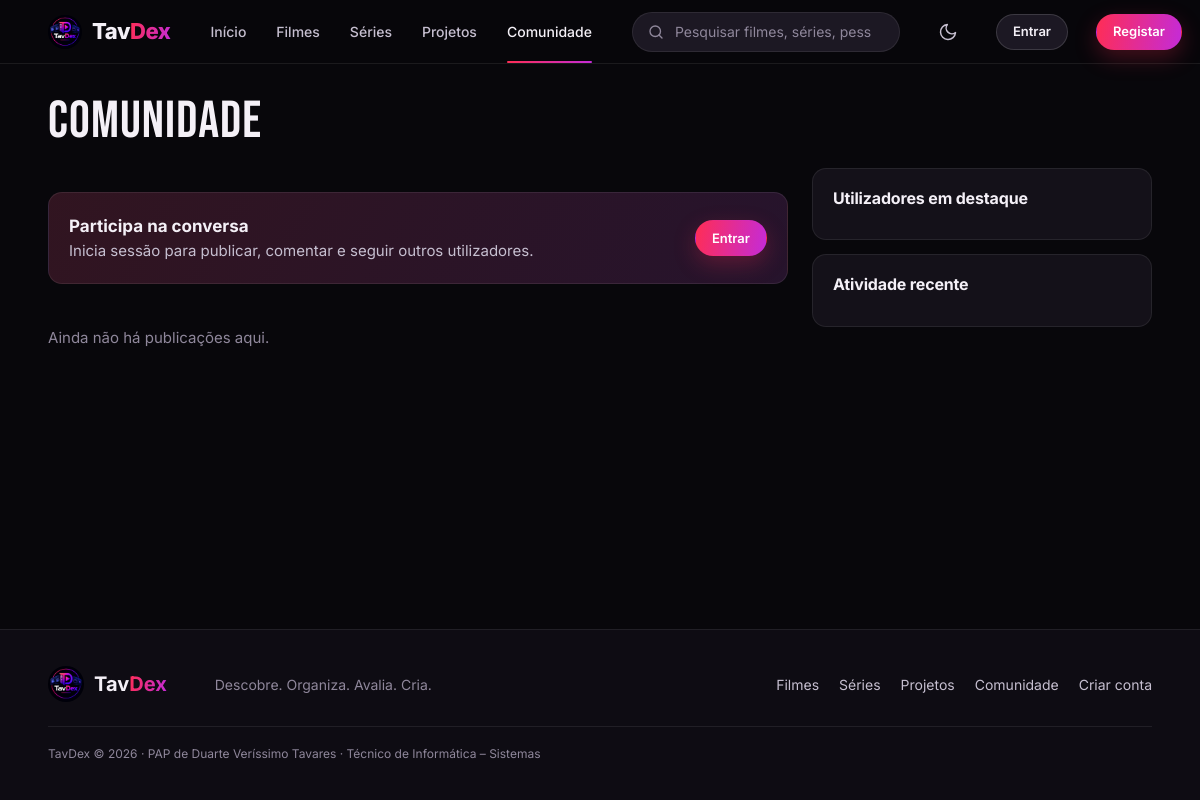
The page /comunidade.php on the database as committed earlier.
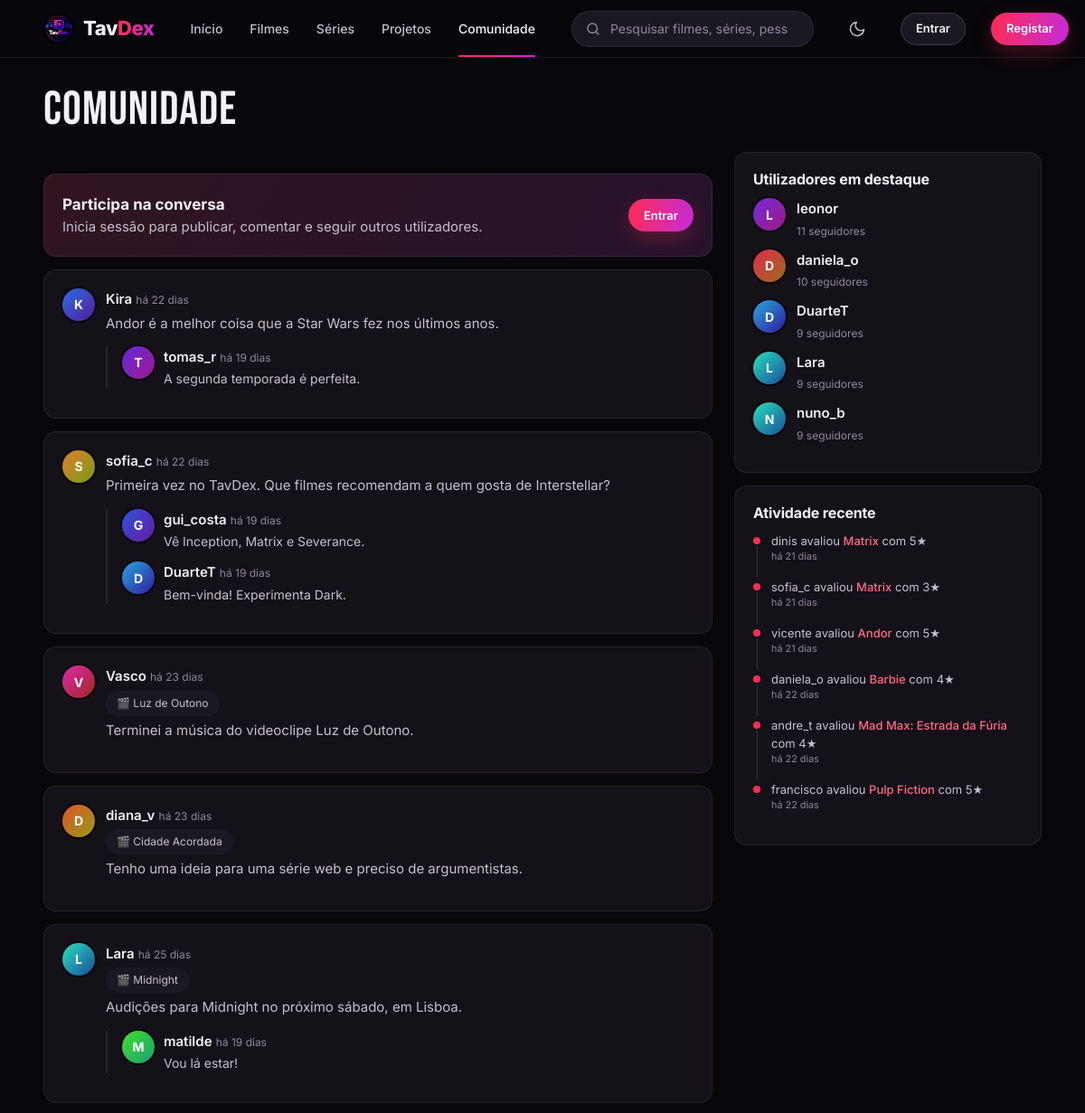
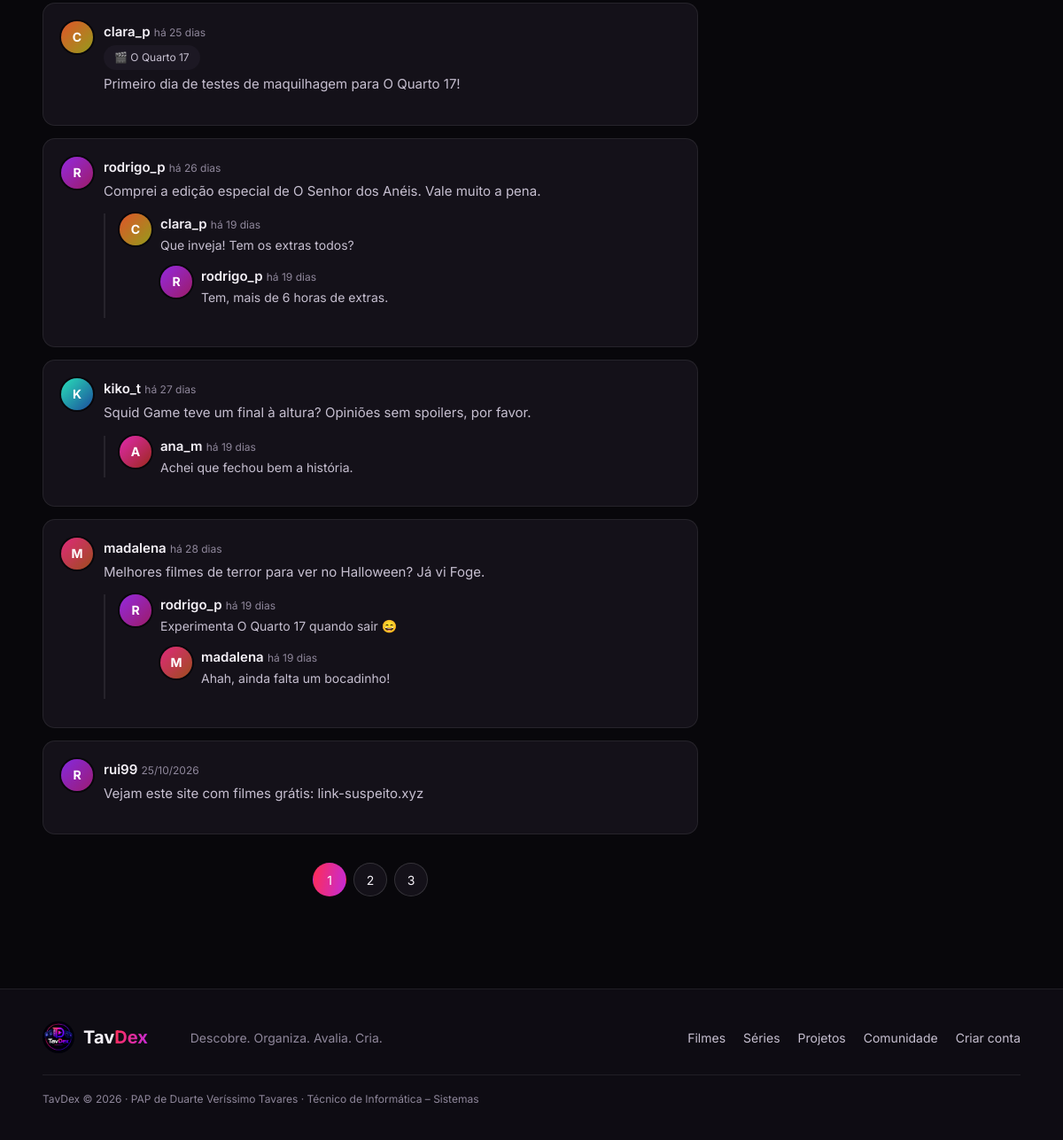
The same page on the database as committed later (2 pictures, top to bottom).
### tables this page shows
CREATE TABLE publicacoes (
    id INT AUTO_INCREMENT PRIMARY KEY,
    utilizador_id INT NOT NULL,
    texto VARCHAR(1000) NOT NULL,
    projeto_id INT NULL,
    criado_em TIMESTAMP NOT NULL DEFAULT CURRENT_TIMESTAMP,
    FOREIGN KEY (utilizador_id) REFERENCES utilizadores(id) ON DELETE CASCADE,
    FOREIGN KEY (projeto_id) REFERENCES projetos(id) ON DELETE CASCADE
);

CREATE TABLE utilizadores (
    id INT AUTO_INCREMENT PRIMARY KEY,
    nome VARCHAR(20) NOT NULL UNIQUE,
    email VARCHAR(120) NOT NULL UNIQUE,
    password_hash VARCHAR(255) NOT NULL,
    bio VARCHAR(160) NOT NULL DEFAULT '',
    localizacao VARCHAR(40) NOT NULL DEFAULT '',
    cor SMALLINT NOT NULL DEFAULT 330,               
    papel ENUM('utilizador','admin') NOT NULL DEFAULT 'utilizador',
    bloqueado BOOLEAN NOT NULL DEFAULT 0,
    notif_email BOOLEAN NOT NULL DEFAULT 0,           
    criado_em TIMESTAMP NOT NULL DEFAULT CURRENT_TIMESTAMP
);

CREATE TABLE comentarios (
    id INT AUTO_INCREMENT PRIMARY KEY,
    publicacao_id INT NOT NULL,
    utilizador_id INT NOT NULL,
    pai_id INT NULL,
    texto VARCHAR(1000) NOT NULL,
    criado_em TIMESTAMP NOT NULL DEFAULT CURRENT_TIMESTAMP,
    FOREIGN KEY (publicacao_id) REFERENCES publicacoes(id) ON DELETE CASCADE,
    FOREIGN KEY (utilizador_id) REFERENCES utilizadores(id) ON DELETE CASCADE,
    FOREIGN KEY (pai_id) REFERENCES comentarios(id) ON DELETE CASCADE
);

CREATE TABLE projetos (
    id INT AUTO_INCREMENT PRIMARY KEY,
    dono_id INT NOT NULL,
    titulo VARCHAR(100) NOT NULL,
    sinopse TEXT NOT NULL,
    tipo ENUM('Filme','Série','Curta-metragem','Documentário','Videoclipe') NOT NULL,
    genero VARCHAR(60) NOT NULL DEFAULT '',
    estado ENUM('Ideia','Recrutamento','Pré-produção','Em produção','Concluído') NOT NULL DEFAULT 'Ideia',
    criado_em TIMESTAMP NOT NULL DEFAULT CURRENT_TIMESTAMP,
    FOREIGN KEY (dono_id) REFERENCES utilizadores(id) ON DELETE CASCADE
);

CREATE TABLE avaliacoes (
    id INT AUTO_INCREMENT PRIMARY KEY,
    utilizador_id INT NOT NULL,
    titulo_id INT NOT NULL,
    nota TINYINT NOT NULL CHECK (nota BETWEEN 1 AND 5),
    review TEXT NULL,
    spoiler BOOLEAN NOT NULL DEFAULT 0,
    criado_em TIMESTAMP NOT NULL DEFAULT CURRENT_TIMESTAMP,
    editado_em DATETIME NULL,
    UNIQUE (utilizador_id, titulo_id),                
    FOREIGN KEY (utilizador_id) REFERENCES utilizadores(id) ON DELETE CASCADE,
    FOREIGN KEY (titulo_id) REFERENCES titulos(id) ON DELETE CASCADE
);

CREATE TABLE titulos (
    id INT AUTO_INCREMENT PRIMARY KEY,
    nome VARCHAR(150) NOT NULL,
    tipo ENUM('filme','serie') NOT NULL,
    ano SMALLINT NOT NULL,
    duracao_min SMALLINT NULL,                        
    idade VARCHAR(5) NOT NULL DEFAULT 'M/12',         
    sinopse TEXT NOT NULL,
    realizador VARCHAR(100) NOT NULL DEFAULT '',      
    cartaz VARCHAR(255) NULL,                         
    fundo VARCHAR(255) NULL,                          
    tmdb_id INT NULL,                                 
    em_curso BOOLEAN NOT NULL DEFAULT 0,              
    criado_em TIMESTAMP NOT NULL DEFAULT CURRENT_TIMESTAMP
);

### comunidade.php (the view, shortened to what the changed rows need)
<?php
require 'lib.php';
$u = eu();
$feed = $u && ($_GET['feed'] ?? '') === 'seguir' ? 'seguir' : 'todos';
$where = $feed === 'seguir' ? 'WHERE p.utilizador_id IN (SELECT seguido_id FROM seguidores WHERE seguidor_id = ?) OR p.utilizador_id = ?' : '';
[$publicacoes, $total_pub, $pag] = paginado("SELECT p.*, u.nome, u.cor, pr.titulo AS projeto_titulo FROM publicacoes p JOIN utilizadores u ON u.id = p.utilizador_id
                       LEFT JOIN projetos pr ON pr.id = p.projeto_id $where", $feed === 'seguir' ? [$u['id'], $u['id']] : [], 'ORDER BY criado_em DESC, id DESC', 10);
$comentarios = [];
if ($publicacoes) {
    $ids = implode(',', array_map('intval', array_column($publicacoes, 'id')));
    foreach (linhas("SELECT c.*, u.nome, u.cor FROM comentarios c JOIN utilizadores u ON u.id = c.utilizador_id WHERE c.publicacao_id IN ($ids) ORDER BY c.criado_em, c.id") as $c) {
        $comentarios[$c['publicacao_id']][] = $c;
    }
}
$atividade = linhas("SELECT u.nome, u.cor, t.nome AS alvo, t.id AS tid, a.nota, a.criado_em FROM avaliacoes a JOIN utilizadores u ON u.id = a.utilizador_id JOIN titulos t ON t.id = a.titulo_id ORDER BY a.criado_em DESC LIMIT 6");
$destaque = linhas('SELECT u.*, (SELECT COUNT(*) FROM seguidores s WHERE s.seguido_id = u.id) AS n FROM utilizadores u WHERE u.id <> ? ORDER BY n DESC, u.nome LIMIT 5', [$u['id'] ?? 0]);
$sigo = $u ? array_column(linhas('SELECT seguido_id FROM seguidores WHERE seguidor_id = ?', [$u['id']]), 'seguido_id') : [];
$meus_projetos = $u ? linhas('SELECT id, titulo FROM projetos WHERE dono_id = ? ORDER BY titulo', [$u['id']]) : [];
function denunciar(string $tipo, int $id): string
{
    if (!eu()) return '';
    return '<details class="rep-d"><summary>⚑</summary><form method="post" action="acoes.php">' . campo_csrf() .
        '<input type="hidden" name="acao" value="denunciar"><input type="hidden" name="tipo" value="' . $tipo . '"><input type="hidden" name="alvo" value="' . $id . '">' .
        '<select name="motivo"><option>Spam</option><option>Ofensivo</option><option>Spoilers</option><option>Outro</option></select><button class="btn ghost sm">Denunciar</button></form></details>';
}
function apagar_btn(string $op, array $item): string
{
    if (!eu() || ((int)$item['utilizador_id'] !== (int)eu()['id'] && !e_admin())) return '';
    return '<form method="post" class="inline" data-confirm="Apagar?">' . campo_csrf() . '<input type="hidden" name="op" value="' . $op . '"><input type="hidden" name="id" value="' . (int)$item['id'] . '"><button class="del-btn" title="Apagar">🗑</button></form>';
}
function mostrar_comentario(array $c, array $todos, int $pub): void
{ ?>
  <div class="cm" id="c<?= $c['id'] ?>"><?= avatar($c) ?><div class="cmb">
    <b><?= link_perfil($c) ?></b> <small><?= tempo($c['criado_em']) ?></small><p><?= nl2br(e($c['texto'])) ?></p>
    <?php foreach ($todos as $r) if ((int)$r['pai_id'] === (int)$c['id']) mostrar_comentario($r, $todos, $pub); ?>
  </div><span class="acts"><?= denunciar('comentario', (int)$c['id']) ?><?= apagar_btn('apagar_com', $c) ?></span></div>
<?php }
$ativo = 'Comunidade';
require 'cabecalho.php';
?>
<div class="content"><div class="left">
  <div class="ah"><h1 class="ph">Comunidade</h1><?php if ($u): ?><a class="btn ghost sm" href="chat.php">💬 Abrir chat</a><?php endif; ?></div>
  <div class="dcols"><div>
    <?php if ($u): ?>
      <form method="post" class="box form"><?= campo_csrf() ?><input type="hidden" name="op" value="publicar">
        <textarea name="texto" maxlength="1000" rows="3" placeholder="Partilha algo com a comunidade..." required></textarea>
        <?= campo_armadilha() ?>
        <div class="row2">
          <?php if ($meus_projetos): ?><select name="projeto"><option value="0">Sem projeto associado</option><?php foreach ($meus_projetos as $mp): ?><option value="<?= $mp['id'] ?>"><?= e($mp['titulo']) ?></option><?php endforeach; ?></select><?php endif; ?>
          <button class="btn primary sm">Publicar</button></div>
      </form>
      <div class="tabs links"><a class="<?= $feed === 'todos' ? 'on' : '' ?>" href="?feed=todos">Tudo</a><a class="<?= $feed === 'seguir' ? 'on' : '' ?>" href="?feed=seguir">Quem eu sigo</a></div>
    <?php else: ?>
      <div class="box cta"><div><b>Participa na conversa</b><p>Inicia sessão para publicar, comentar e seguir outros utilizadores.</p></div><a class="btn primary sm" href="login.php?voltar=comunidade.php">Entrar</a></div>
    <?php endif; ?>
    <?php if (!$publicacoes): ?><p class="empty">Ainda não há publicações aqui.</p><?php endif; ?>
    <?php foreach ($publicacoes as $p): ?>
      <article class="box post" id="pub<?= $p['id'] ?>">
        <div class="rv"><?= avatar($p) ?><div><b><?= link_perfil($p) ?></b> <small><?= tempo($p['criado_em']) ?></small>
          <?php if ($p['projeto_titulo']): ?><br><a class="tg" href="projeto.php?id=<?= $p['projeto_id'] ?>">🎬 <?= e($p['projeto_titulo']) ?></a><?php endif; ?>
          <p><?= nl2br(e($p['texto'])) ?></p></div>
          <span class="acts"><?= denunciar('publicacao', (int)$p['id']) ?><?= apagar_btn('apagar_pub', $p) ?></span></div>
        <div class="cms">
          <?php foreach ($comentarios[$p['id']] ?? [] as $c) if (!$c['pai_id']) mostrar_comentario($c, $comentarios[$p['id']], (int)$p['id']); ?>
        </div>
      </article>
    <?php endforeach; ?>
    <?= paginacao($total_pub, $pag, 10, $feed === 'seguir' ? ['feed' => 'seguir'] : []) ?>
  </div><div>
    <div class="box"><h3>Utilizadores em destaque</h3>
      <?php foreach ($destaque as $d): ?>
        <div class="rv"><?= avatar($d) ?><div><b><?= link_perfil($d) ?></b><br><small><?= (int)$d['n'] ?> seguidores</small></div>
          <?php if ($u): ?><form method="post" action="acoes.php" class="inline"><?= campo_csrf() ?><input type="hidden" name="acao" value="seguir"><input type="hidden" name="id" value="<?= $d['id'] ?>">
            <button class="btn ghost sm"><?= in_array($d['id'], $sigo) ? 'A seguir ✓' : 'Seguir' ?></button></form><?php endif; ?></div>
      <?php endforeach; ?>
    </div>
    <div class="box"><h3>Atividade recente</h3><div class="tl">
      <?php foreach ($atividade as $a): ?><p><?= e($a['nome']) ?> avaliou <a class="lk" href="titulo.php?id=<?= $a['tid'] ?>"><?= e($a['alvo']) ?></a> com <?= (int)$a['nota'] ?>★<small><?= tempo($a['criado_em']) ?></small></p><?php endforeach; ?>
    </div></div>
  </div></div>
</div></div>
<?php require 'rodape.php'; ?>

### cabecalho.php (shortened to what the changed rows need)
<?php
$u = eu();
$ativo = $ativo ?? '';
$menu = ['index.php' => 'Início', 'catalogo.php?tipo=filme' => 'Filmes', 'catalogo.php?tipo=serie' => 'Séries', 'projetos.php' => 'Projetos', 'comunidade.php' => 'Comunidade'];
?><!DOCTYPE html>
<html lang="pt-PT">
<head>
<link rel="stylesheet" href="style.css">
</head>
<body class="<?= e_admin() ? 'is-admin' : '' ?>">
<header class="nav">
  <nav>
    <?php foreach ($menu as $url => $nome): ?>
      <a href="<?= $url ?>" class="<?= $ativo === $nome ? 'active' : '' ?>"><?= $nome ?></a>
    <?php endforeach; ?>
  </nav>
</header>
<main>

### lib.php (shortened to what the changed rows need)
<?php
function bd(): PDO
{
    static $pdo = null;
    if ($pdo === null) {
        $dsn = getenv('TAVDEX_DSN') ?: 'mysql:host=' . BD_HOST . ';dbname=' . BD_NOME . ';charset=utf8mb4';
        try {
            $pdo = new PDO($dsn, BD_UTILIZADOR, BD_PASSWORD, [
                PDO::ATTR_ERRMODE => PDO::ERRMODE_EXCEPTION,
                PDO::ATTR_DEFAULT_FETCH_MODE => PDO::FETCH_ASSOC,
            ]);
        } catch (PDOException $e) {
            http_response_code(500);
            exit('<p style="font-family:sans-serif">Não foi possível ligar à base de dados. Confirma que o MySQL está ligado (no XAMPP ou nos Serviços do Windows), que a password em <b>config.php</b> está certa e que importaste <b>base_dados.sql</b> e <b>dados.sql</b>.</p>');
        }
    }
    return $pdo;
}
function sql(string $consulta, array $param = []): PDOStatement
{
    $st = bd()->prepare($consulta);
    $st->execute($param);
    return $st;
}
function linhas(string $consulta, array $param = []): array
{
    return sql($consulta, $param)->fetchAll();
}
function valor(string $consulta, array $param = [])
{
    return sql($consulta, $param)->fetchColumn();
}
function eu(): ?array
{
    static $u = false;
    if ($u === false) {
        $u = null;
    }
    return $u;
}
function e_admin(): bool
{
    return eu() && eu()['papel'] === 'admin';
}
function e($texto): string
{
    return htmlspecialchars((string)$texto, ENT_QUOTES, 'UTF-8');
}
function tempo(?string $data): string
{
    $s = time() - strtotime($data);
    if ($s < 2592000) return 'há ' . floor($s / 86400) . ' dias';
    return date('d/m/Y', strtotime($data));
}
function avatar(array $u, string $tamanho = 's'): string
{
    $letra = mb_strtoupper(mb_substr($u['nome'], 0, 1));
    return '<span class="av ' . $tamanho . '" style="--h:' . (int)$u['cor'] . '">' . e($letra) . '</span>';
}
function link_perfil(array $u): string
{
    return '<a class="lk-u" href="perfil.php?u=' . urlencode($u['nome']) . '">' . e($u['nome']) . '</a>';
}
function paginacao(int $total, int $pagina, int $por_pagina, array $parametros): string
{
    $paginas = (int)ceil($total / $por_pagina);
    if ($paginas <= 1) return '';
    $html = '<nav class="pg">';
    for ($i = 1; $i <= $paginas; $i++) {
        $parametros['p'] = $i;
        $html .= '<a class="' . ($i === $pagina ? 'on' : '') . '" href="?' . e(http_build_query($parametros)) . '">' . $i . '</a>';
    }
    return $html . '</nav>';
}
function paginado(string $consulta, array $param, string $ordem, int $por_pagina): array
{
    $total = (int)valor("SELECT COUNT(*) FROM ($consulta) x", $param);
    $paginas = max(1, (int)ceil($total / $por_pagina));
    $pagina = min(max(1, (int)($_GET['p'] ?? 1)), $paginas);
    $linhas = linhas("$consulta $ordem LIMIT $por_pagina OFFSET " . (($pagina - 1) * $por_pagina), $param);
    return [$linhas, $total, $pagina];
}

Rows that differ between the two databases and show on the page:
added publicacoes: utilizador.nome "K", utilizador.nome "Kira", criado_em "há 22 dias", texto "Andor é a melhor coisa que a Star Wars fez nos últimos anos."
added comentarios: utilizador.nome "T", utilizador.nome "tomas_r", criado_em "há 19 dias", texto "A segunda temporada é perfeita.", shown under "K"
added publicacoes: utilizador.nome "S", utilizador.nome "sofia_c", criado_em "há 22 dias", texto "Primeira vez no TavDex. Que filmes recomendam a quem gosta de Interstellar?"
added comentarios: utilizador.nome "G", utilizador.nome "gui_costa", criado_em "há 19 dias", texto "Vê Inception, Matrix e Severance.", shown under "S"
added comentarios: utilizador.nome "D", utilizador.nome "DuarteT", criado_em "há 19 dias", texto "Bem-vinda! Experimenta Dark.", shown under "S"
added publicacoes: utilizador.nome "V", utilizador.nome "Vasco", criado_em "há 23 dias", projeto.titulo "Luz de Outono", texto "Terminei a música do videoclipe Luz de Outono."
added publicacoes: utilizador.nome "D", utilizador.nome "diana_v", criado_em "há 23 dias", projeto.titulo "Cidade Acordada", texto "Tenho uma ideia para uma série web e preciso de argumentistas."
added publicacoes: utilizador.nome "L", utilizador.nome "Lara", criado_em "há 25 dias", projeto.titulo "Midnight", texto "Audições para Midnight no próximo sábado, em Lisboa."
added comentarios: utilizador.nome "M", utilizador.nome "matilde", criado_em "há 19 dias", texto "Vou lá estar!", shown under "L"
added publicacoes: utilizador.nome "C", utilizador.nome "clara_p", criado_em "há 25 dias", projeto.titulo "O Quarto 17", texto "Primeiro dia de testes de maquilhagem para O Quarto 17!"
added publicacoes: utilizador.nome "R", utilizador.nome "rodrigo_p", criado_em "há 26 dias", texto "Comprei a edição especial de O Senhor dos Anéis. Vale muito a pena."
added comentarios: utilizador.nome "C", utilizador.nome "clara_p", criado_em "há 19 dias", texto "Que inveja! Tem os extras todos?", shown under "R"
added comentarios: utilizador.nome "R", utilizador.nome "rodrigo_p", criado_em "há 19 dias", texto "Tem, mais de 6 horas de extras.", shown under "C"
added publicacoes: utilizador.nome "K", utilizador.nome "kiko_t", criado_em "há 27 dias", texto "Squid Game teve um final à altura? Opiniões sem spoilers, por favor."
added comentarios: utilizador.nome "A", utilizador.nome "ana_m", criado_em "há 19 dias", texto "Achei que fechou bem a história.", shown under "K"
added publicacoes: utilizador.nome "M", utilizador.nome "madalena", criado_em "há 28 dias", texto "Melhores filmes de terror para ver no Halloween? Já vi Foge."
added comentarios: utilizador.nome "R", utilizador.nome "rodrigo_p", criado_em "há 19 dias", texto "Experimenta O Quarto 17 quando sair 😄", shown under "M"
added comentarios: utilizador.nome "M", utilizador.nome "madalena", criado_em "há 19 dias", texto "Ahah, ainda falta um bocadinho!", shown under "R"
added publicacoes: utilizador.nome "R", utilizador.nome "rui99", criado_em "25/10/2026", texto "Vejam este site com filmes grátis: link-suspeito.xyz"
added utilizadores: $u['cor'] 265 (drawn), nome "L", nome "leonor", n "11"
added utilizadores: $u['cor'] 348 (drawn), nome "D", nome "daniela_o", n "10"
added utilizadores: $u['cor'] 199 (drawn), nome "D", nome "DuarteT", n "9"
added utilizadores: $u['cor'] 168 (drawn), nome "L", nome "Lara", n "9"
added utilizadores: $u['cor'] 167 (drawn), nome "N", nome "nuno_b", n "9"
added avaliacoes: utilizador.nome "dinis", titulo.nome "Matrix", nota "5", criado_em "há 21 dias"
added avaliacoes: utilizador.nome "sofia_c", titulo.nome "Matrix", nota "3", criado_em "há 21 dias"
added avaliacoes: utilizador.nome "vicente", titulo.nome "Andor", nota "5", criado_em "há 21 dias"
added avaliacoes: utilizador.nome "daniela_o", titulo.nome "Barbie", nota "4", criado_em "há 22 dias"
added avaliacoes: utilizador.nome "andre_t", titulo.nome "Mad Max: Estrada da Fúria", nota "4", criado_em "há 22 dias"
added avaliacoes: utilizador.nome "francisco", titulo.nome "Pulp Fiction", nota "5", criado_em "há 22 dias"
Other text that changed with them:
new list line: "1"
new list line: "2"
new list line: "3"
text no longer shown: "Ainda não há publicações aqui."
